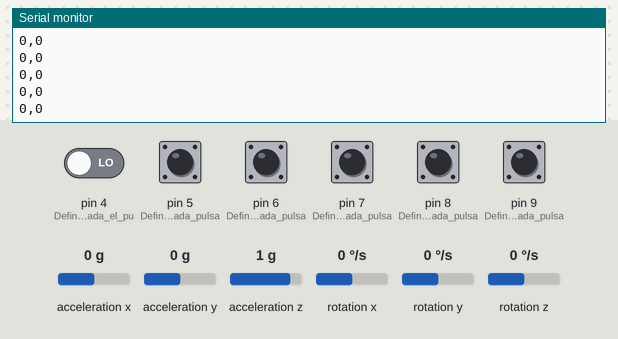
The sketch below on a simulated Arduino Leonardo, built with avr-gcc and run on an emulated ATmega32U4. Shown: the last lines printed to the serial monitor. The test bench sets the inputs (shaded band); at power-on: pin 4 (Define_como_entrada_el_pu), pin 5 (Define_como_entrada_pulsa), pin 6 (Define_como_entrada_pulsa), pin 7 (Define_como_entrada_pulsa), pin 8 (Define_como_entrada_pulsa), pin 9 (Define_como_entrada_pulsa) LOW, acceleration x 0 g, acceleration y 0 g, acceleration z 1 g, rotation x 0 °/s, rotation y 0 °/s, rotation z 0 °/s. USB keyboard and mouse output is not drawn.

Above: at 1.2 s.
1.3 s: acceleration x set to -1.4 g
At 1.47 s:
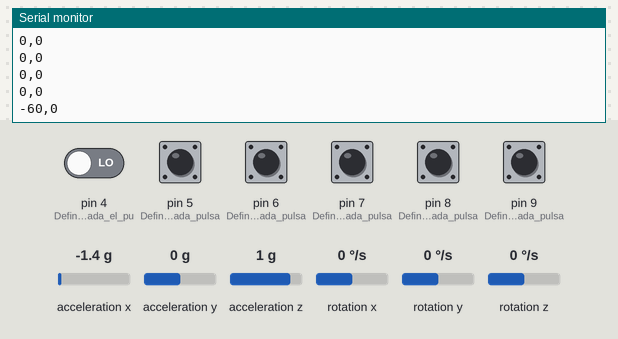
2.8 s: acceleration y set to -1.4 g
At 2.83 s:
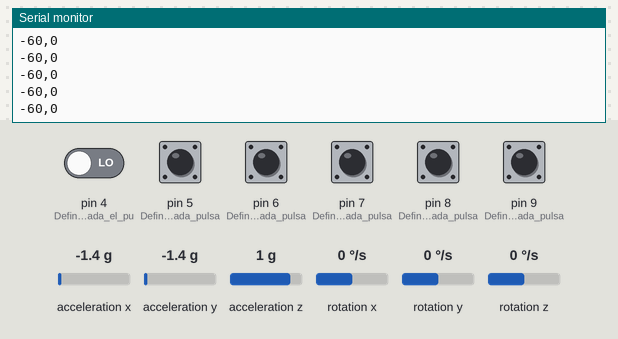
4.3 s: acceleration z set to -1.4 g
At 4.3 s:
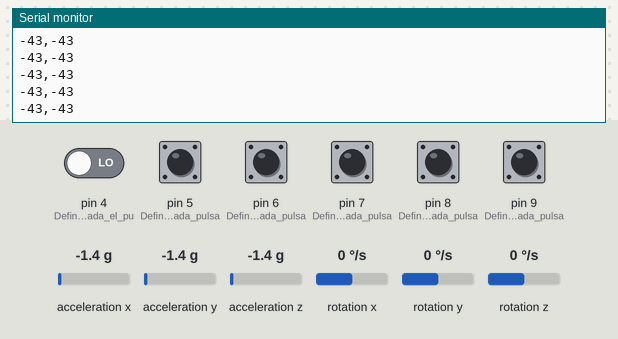
Timing chart, 0 to 7.3 s (numbered marks = the images above; inputs shaded):
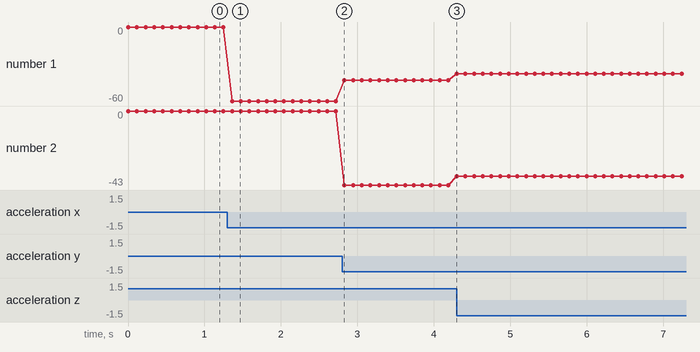

Measured:
- after the input at 1.3 s, the serial monitor: prints a new line after 0.06 s (image 1)
- plotted number 1: 0 → -60 after the input at 1.3 s, -60 → -43 after the input at 2.8 s, -43 → -38 after the input at 4.3 s
- plotted number 2: 0 → -43 after the input at 2.8 s, -43 → -38 after the input at 4.3 s

The sketch:

sketch_aug26a.ino
```cpp
// Librerias I2C para controlar el mpu6050
// la libreria MPU6050.h necesita I2Cdev.h, I2Cdev.h necesita Wire.h
#include "I2Cdev.h"
#include "MPU6050.h"
#include "Wire.h"
#include "Pulsador/pulsador.h"
#include <Mouse.h>
#include <Keyboard.h>
 #define LED 14
#define CONFIG_LED      pinMode(LED, OUTPUT)
#define AJUSTAR_LED(x)  digitalWrite(LED, x)
#define MS_ESPERA   250
unsigned long t=0;
// La dirección del MPU6050 puede ser 0x68 o 0x69, dependiendo
// del estado de AD0. Si no se especifica, 0x68 estará implicito
MPU6050 sensor;
#define TiempoMouse 100
// Valores RAW (sin procesar) del acelerometro  en los ejes x,y,z
int ax, ay, az;
int XX, YY;
Pulsador BtnClic(4); //inicializa el boton para el clin
Pulsador Btnp(5); //Inicializa el boton del pulgar en el pin de entrada digital 5 del arduino
Pulsador Btni(6);//Inicializa el boton del indice en el pin de entrada digital 6 del arduino
Pulsador Btnm(7);//Inicializa el boton del dedo mayor en el pin de entrada digital 7 del arduino
Pulsador Btna(8);//Inicializa el boton del anular en el pin de entrada digital 8 del arduino
Pulsador Btnmq(9);//Inicializa el boton del meñique en el pin de entrada digital 9 del arduino
unsigned long tiempo = 0; //En esta variable se guarda el tiempo en el que se presiona un boton, para que no se imprima la letra hasta que no se superen los 1000 milisengudos (variable SM)
int c = 0; // Contador que va de 0 a 29, es para saber cuantas veces se presiona cada boton, dependiendo de que boton se presiona determinadas veces se utiliza para ir a la posición del array
int SM = 1000; // milisengundos que debe esperar antes de imprimir la letras

char Letras[29] = {'a', 'a', 'b', 'c', 'd', 'e', 'f', 'g', 'h', 'i', 'j', 'k', 'l', 'm', 'n', 'o', 'p', 'q', 'r', 's', 't', 'u', 'v', 'w', 'x', 'y', 'z', ' ','#'};

void setup() {
  Serial.begin(9600);    //Iniciando puerto serial
  Wire.begin();           //Iniciando I2C
  sensor.initialize();    //Iniciando el sensor
  pinMode(4, INPUT);//Define como entrada el pulsador del pin digital 4 para el mouse
  pinMode(5, INPUT);//Define como entrada pulsador de pin digital 5
  pinMode(6, INPUT);//Define como entrada pulsador de pin digital 6
  pinMode(7, INPUT);//Define como entrada pulsador de pin digital 7
  pinMode(8, INPUT);//Define como entrada pulsador de pin digital 8
  pinMode(9, INPUT);//Define como entrada pulsador de pin digital 9
  Mouse.begin();


}

void loop() {
  // Leer las aceleraciones

// Imprime de la A a la C
  if (Btnp.click() && !Btni.click() && !Btnm.click() && !Btna.click() && !Btnmq.click()) {
    tiempo = millis() + SM;
    //Como en el array las letras de la A a la C estan del 0 al 4, el contador para el pulgar se mantendra entre esos valores
    if (c <= 0 || c >= 4) {
      c = 0;
    }
    c++;
  }
  // Imprime de la D a la J
  if (Btni.click() && !Btnp.click() && !Btnm.click() && !Btna.click() && !Btnmq.click()) {
    tiempo = millis() + SM;

    //Como en el array las letras de la D a la J estan del 3 al 11, el contador para el indice se mantendra entre esos valoresyzs

    if (c <= 3 || c >= 11) {
      c = 3;
    }
    c++;
  }
  // Imprime de la K a la P
  if (Btnm.click() && !Btni.click() && !Btnp.click() && !Btna.click() && !Btnmq.click()) {
    tiempo = millis() + SM;

    //Como en el array las letras de la K a la P estan del 10 al 17, el contador para el dedo mayor se mantendra entre esos valores

    if (c <= 10 || c >= 17) {
      c = 10;
    }
    c++;
  }
  // Imprime de la Q a la W
  if (Btna.click() && !Btni.click() && !Btnm.click() && !Btnp.click() && !Btnmq.click()) {
    tiempo = millis() + SM;

    //Como en el array las letras de la Q a la W estan del 17 al 24, el contador para el Anular se mantendra entre esos valores

    if (c <= 17 || c >= 24) {
      c = 17;
    }
    c++;
  }

  // Imprime de la X a la Z
  if (Btnmq.click() && !Btni.click() && !Btnm.click() && !Btna.click() && !Btnp.click()) {
    tiempo = millis() + SM;

    //Como en el array las letras de la X a la Z estan del 24 al 30, el contador para el meñique se mantendra entre esos valores

    if (c <= 24 || c >= 30) {
      c = 24;
    }
    c++;
  }


  Escribir(tiempo,c);
  DetectarGiroscopio();
  MoverMouse(XX,YY);
  BlinkAsimetrico();
  Click();

}

void Click(){
   static unsigned long millis_ant=0;


    if(BtnClic.click()){

      Serial.println("estoy aqui");
      Mouse.click();
    }
}
void Escribir(unsigned long t, int cont){
  if (millis() > t && cont > 0) {
    char letra = Letras[c]; //Se guarda la letra en una variable para poder imprimirla, la letra en la posición "C" del contador en el array
    if(letra=='#'){
      Keyboard.press(KEY_BACKSPACE);
      Keyboard.release(KEY_BACKSPACE);
    }else if(letra==' '){
      Keyboard.print(' ');
    }else{
      Keyboard.print(letra); /*imprime la letra con la funcion keyboard (Si se iciera con digitalWrite, se imprime en la consola, de esta forma se imprime en cualquier lado, ya que
      lo detecta como un teclado)*/
    }


    c = 0; // Vuelve el contador a 0 para que no se vuelva a imprimir la letra otra vez
  }
}
void DetectarGiroscopio(){
  if(millis()>t){
    sensor.getAcceleration(&ax, &ay, &az);
    //Calcular los angulos de inclinacion:
    int accel_ang_x=atan(ax/sqrt(pow(ay,2) + pow(az,2)))*(180.0/3.14);
    int accel_ang_y=atan(ay/sqrt(pow(ax,2) + pow(az,2)))*(180.0/3.14);
    //Mostrar los angulos separadas por un [tab]

    XX=map(accel_ang_x,0,90,0,100);
    YY=map(accel_ang_y,0,90,0,100);
    Serial.print(XX);
    Serial.print(",");
    Serial.println(YY);

    t=millis()+110;


    }


  }

void MoverMouse(double x,double y){
  unsigned long millisant=0;
  x=x/-10;
  y=y/-10;
  if(millis()-millisant<TiempoMouse)return;
  millisant=millis();
Mouse.move(x,y,0);

}

void BlinkAsimetrico(void)
    {
    static unsigned long millis_ant=0;
  	static bool estado_led=0;

    if(millis() - millis_ant < MS_ESPERA) return;
    millis_ant= millis();

    estado_led= !estado_led;
    AJUSTAR_LED(estado_led);


    }
```

Pulsador.h
```cpp
class Pulsador {
  private:
    bool estado;
    int  rebotes;
    int  pulsador;
    unsigned long espera;

  public:
    Pulsador(int pin, int rbt = 50) {
      pulsador = pin;
      estado = false;
      espera = 0;
      rebotes = rbt;
      pinMode(pulsador, INPUT_PULLUP);
    }

    bool click() {
      if(espera > millis()) return false;
      if(digitalRead(pulsador) == estado) {
        espera = millis() + rebotes;
        estado = !estado;
        return estado;
      }
      return false;
    }
};
```
